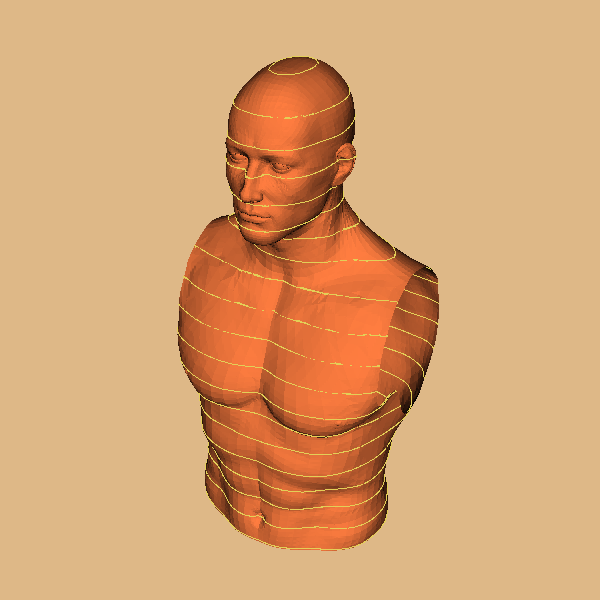

The Python source for this figure:
#!/usr/bin/env python

# Cut a surface model using scalar-based contours.

import os
from pathlib import Path

# Factory overrides: importing these modules registers the OpenGL rendering
# and interaction style implementations for vtkRenderingCore factory classes.
import vtkmodules.vtkInteractionStyle  # noqa: F401
import vtkmodules.vtkRenderingOpenGL2  # noqa: F401

# VTK pipeline classes used in this example
from vtkmodules.vtkCommonCore import vtkDoubleArray
from vtkmodules.vtkCommonDataModel import vtkPlane
from vtkmodules.vtkFiltersCore import vtkContourFilter
from vtkmodules.vtkIOXML import vtkXMLPolyDataReader
from vtkmodules.vtkRenderingCore import (
    vtkActor,
    vtkPolyDataMapper,
    vtkRenderWindow,
    vtkRenderWindowInteractor,
    vtkRenderer,
)

# Colors (normalized RGB)
banana = (0.890, 0.812, 0.341)
flesh = (1.000, 0.490, 0.251)
burlywood = (0.871, 0.722, 0.529)

# Data file
data_dir = Path(os.environ.get("VPE_DATA_DIR", Path(__file__).parent))
file_name = str(data_dir / "Torso.vtp")
number_of_cuts = 20

# Reader: load the polygonal surface model
reader = vtkXMLPolyDataReader()
reader.SetFileName(file_name)
reader.Update()

bounds = reader.GetOutput().GetBounds()

# Implicit function: define a plane for scalar evaluation
plane = vtkPlane()
plane.SetOrigin(
    (bounds[1] + bounds[0]) / 2.0,
    (bounds[3] + bounds[2]) / 2.0,
    (bounds[5] + bounds[4]) / 2.0,
)
plane.SetNormal(0, 0, 1)

# Compute scalar distance from the plane for each point
scalars = vtkDoubleArray()
number_of_points = reader.GetOutput().GetNumberOfPoints()
scalars.SetNumberOfTuples(number_of_points)
pts = reader.GetOutput().GetPoints()
for i in range(number_of_points):
    point = pts.GetPoint(i)
    scalars.SetTuple1(i, plane.EvaluateFunction(point))
reader.GetOutput().GetPointData().SetScalars(scalars)

scalar_range = reader.GetOutput().GetPointData().GetScalars().GetRange()

# Filter: extract contour lines from the scalar field
cutter = vtkContourFilter()
cutter.SetInputConnection(reader.GetOutputPort())
cutter.ComputeScalarsOff()
cutter.ComputeNormalsOff()
cutter.GenerateValues(number_of_cuts, 0.99 * scalar_range[0], 0.99 * scalar_range[1])

# Mapper: map cut lines to graphics primitives
cutter_mapper = vtkPolyDataMapper()
cutter_mapper.SetInputConnection(cutter.GetOutputPort())
cutter_mapper.ScalarVisibilityOff()

# Actor: display the cut lines
cutter_actor = vtkActor()
cutter_actor.SetMapper(cutter_mapper)
cutter_actor.GetProperty().SetColor(banana)
cutter_actor.GetProperty().SetLineWidth(2)

# Mapper: map the original model surface
model_mapper = vtkPolyDataMapper()
model_mapper.SetInputConnection(reader.GetOutputPort())
model_mapper.ScalarVisibilityOff()

# Actor: display the model surface
model_actor = vtkActor()
model_actor.SetMapper(model_mapper)
model_actor.GetProperty().SetColor(flesh)

# Renderer: assemble the scene and configure the camera
renderer = vtkRenderer()
renderer.AddActor(cutter_actor)
renderer.AddActor(model_actor)
renderer.SetBackground(burlywood)

# Window: display the rendered scene
render_window = vtkRenderWindow()
render_window.AddRenderer(renderer)
render_window.SetWindowName("cut with scalars")
render_window.SetMultiSamples(0)
render_window.SetSize(600, 600)

# Scene: configure the camera
renderer.GetActiveCamera().SetPosition(0, -1, 0)
renderer.GetActiveCamera().SetFocalPoint(0, 0, 0)
renderer.GetActiveCamera().SetViewUp(0, 0, 1)
renderer.GetActiveCamera().Azimuth(30)
renderer.GetActiveCamera().Elevation(30)
renderer.ResetCamera()

# Interactor: handle mouse and keyboard events
render_window_interactor = vtkRenderWindowInteractor()
render_window_interactor.SetRenderWindow(render_window)

# Launch the interactive visualization
render_window_interactor.Initialize()
render_window_interactor.Start()
